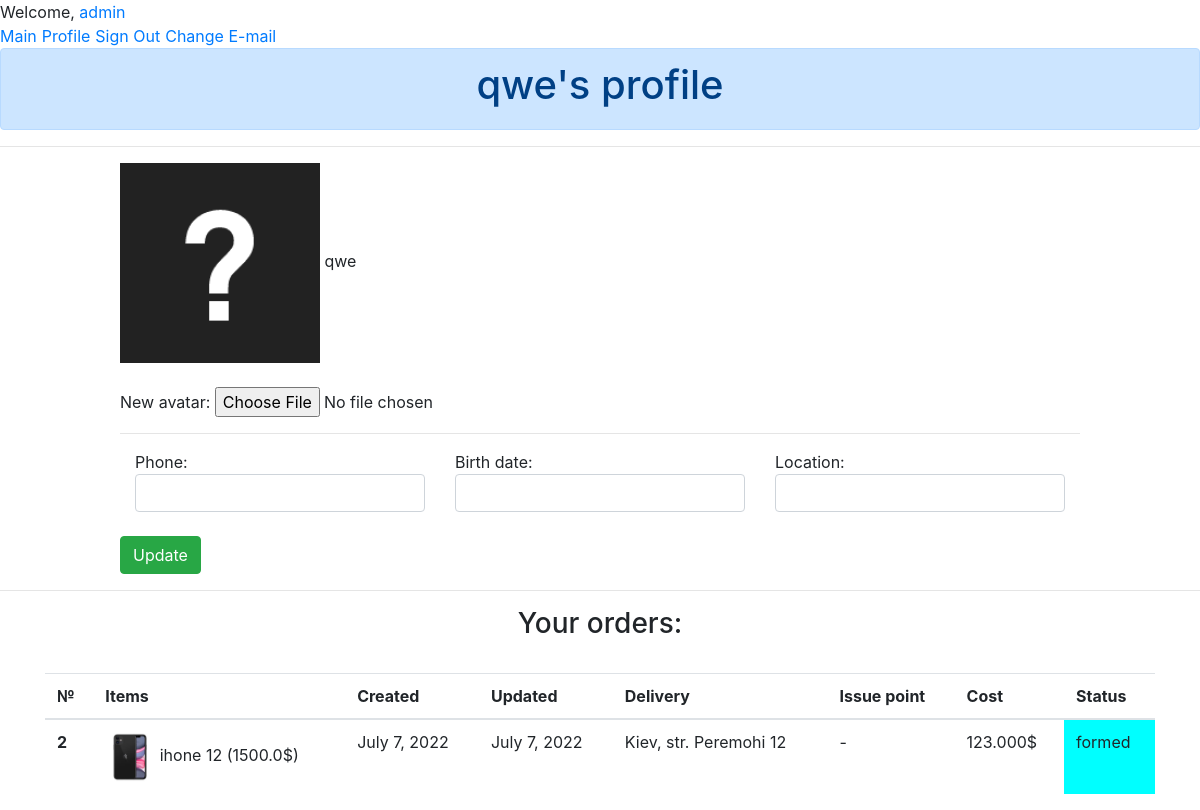
Page /user-profile/3/ (signed in) on the committed database.
### app/models.py (models this page shows, shortened)
class Profile(models.Model):
    user = models.OneToOneField(User, on_delete=models.CASCADE)
    phone = models.CharField(max_length=15, blank=True, null=True)
    location = models.CharField(max_length=30, blank=True, null=True)
    birth_date = models.DateField(blank=True, null=True)
    profile_pic = models.ImageField(null=True, blank=True, upload_to="profiles_images/",
                                    default="profiles_images/ava.png")

class Order(models.Model):
    allowed_statuses = Choices('formed', 'approved', 'done')
    allowed_issue_points = Choices('Kiev, str. Peremohi 12', 'Kharkiv, str. Klochkovskay 123')
    status = models.CharField(max_length=15, choices=allowed_statuses, default=allowed_statuses.formed)
    user = models.ForeignKey(User, on_delete=models.CASCADE)
    items = models.ManyToManyField(Item)
    created = models.DateField(auto_now_add=True)
    updated = models.DateField(auto_now=True)
    full_name = models.CharField(max_length=60)
    phone = models.CharField(max_length=15)
    issue_point = models.CharField(max_length=50, choices=allowed_issue_points, blank=True)
    delivery_address = models.CharField(max_length=50, blank=True)
    total_cost = models.DecimalField(max_digits=7, decimal_places=3)

class Item(models.Model):
    title = models.CharField(max_length=100)
    price = models.FloatField()
    category = models.ForeignKey('Category', on_delete=models.CASCADE)
    slug = models.SlugField()
    description = RichTextField()
    image = models.ImageField()

### app/views.py (the view)
# urls.py: path('user-profile/<int:pk>/', show_profile, name='user_profile'),
def show_profile(request, pk):
    profile = get_object_or_404(Profile, user_id=pk)
    user = get_object_or_404(User, id=pk)
    if request.user == user or request.user.is_superuser:
        orders = Order.objects.filter(user_id=pk)
        for i in orders:
            print(i.items)
        user_form = UserProfileForm()
        if request.method == 'POST':
            profile_form = AddProfileInfoForm(request.POST,request.FILES,instance=profile)
            print(request.POST)
            if profile_form.is_valid():
                profile_form.save()
                return redirect('user_profile', pk)
            else:
                print(profile_form.errors.as_data())  # here you print errors to terminal
        else:
            profile_form = AddProfileInfoForm(
                {
                    'phone': user.profile.phone,
                    'birth_date': user.profile.birth_date,
                    'location': user.profile.location
                })
        context = {
            'user_profile': profile,
            'orders': orders,
            'user': user,
            'title': f"{user.username}'s profile",
            'profile_form': profile_form,
            'user_form': user_form,
        }
        return render(request, 'app/profile.html', context=context)
    else:
        raise Http404("Access forbidden. You can't see another user's profile")

### app/forms.py
class AddProfileInfoForm(forms.ModelForm):
    class Meta:
        model = Profile
        fields = ['phone', 'birth_date', 'profile_pic','location']
        widgets = {
            'phone': forms.TextInput(attrs={'class': 'form-control'}),
            'birth_date': forms.DateInput(attrs={'class': 'form-control'}),
            'location': forms.TextInput(attrs={'class': 'form-control'}),
        }

class UserProfileForm(forms.Form):
    pass

### app/templates/app/profile.html (shortened to what this page needs)
{% extends 'base.html' %}
{% load static %}
{% block head_text %}
    <div class="alert alert-primary" role="alert">
        <h1 align="center">{{ user_profile.user.username }}'s profile</h1>
    </div>
{% endblock %}
{% block body %}
    <div class="profile_content">
        <img id="profile_img" src="{{ user_profile.profile_pic.url }}">
        {{ user_profile.user.username }}<br><br>
        <form method="post" enctype="multipart/form-data">
            New avatar: {{ profile_form.profile_pic }}
            <hr>
            <div class="container">
                <div class="row">
                    <div class="col-sm">
                        Phone: {{ profile_form.phone }}
                    </div>
                    <div class="col-sm">
                        Birth date: {{ profile_form.birth_date }}
                    </div>
                    <div class="col-sm">
                        Location: {{ profile_form.location }}
                    </div>
                </div>
                <br>
            </div>
            <button type="submit" class="btn btn-success">Update</button>
    </div>
    <hr>
    <div class="container">
        {% if orders %}
            <h3 align="center"> Your orders: </h3><br>
            <table class="table">
                <thead>
                <tr>
                    <th scope="col">№</th>
                    <th scope="col">Items</th>
                    <th scope="col">Created</th>
                    <th scope="col">Updated</th>
                    <th scope="col">Delivery</th>
                    <th scope="col">Issue point</th>
                    <th scope="col">Cost</th>
                    <th scope="col">Status</th>
                </tr>
                </thead>
                <tbody>
                {% for order in orders %}
                    <tr>
                        <th scope="row">{{ order.id }}</th>
                        <td>
                        {% for item in order.items.all %}
                            <img width="50" src="{{ item.image.url }}">
                            {{ item.title }} ({{ item.price }}$)<br>
                         {% endfor %}
                        </td>
                        <td>{{ order.created }}</td>
                        <td>{{ order.updated }}</td>
                        <td>{{ order.issue_point }}</td>
                        <td>{{ order.delivery_address }}</td>
                        <td>{{ order.total_cost }}$</td>
                        {% if order.status == 'done' %}
                            <td bgcolor="#adff2f">{{ order.status }}</td>
                        {% else %}
                            <td bgcolor="aqua">{{ order.status }}</td>
                        {% endif %}
                    </tr>
                {% endfor %}
                </tbody>
            </table>
        {% else %}
            <h1 align="center">No orders </h1>
        {% endif %}
    </div>
{% endblock %}

### app/templates/base.html (shortened to what this page needs)
{% load static %}
{% load bootstrap4 %}
{% bootstrap_css %}
<!DOCTYPE html>
<html lang="en">
{% block head %}
    <head>
        <link href="{% static 'app/css/main.css' %}" rel="stylesheet">
        <link href="{% static 'app/css/comments.css' %}" rel="stylesheet">
    </head>
    <ul>
        {% if user.is_authenticated %}
            Welcome, <a href="{% url 'user_profile' request.user.id %}"> {{ request.user.username }}</a> <br>
            <li><a href="{% url 'main' %}">Main</a></li>
            <li><a href="{% url 'user_profile' request.user.id %}">Profile</a></li>
            <li><a href="{% url 'account_logout' %}">Sign Out</a></li>
            <li><a href="{% url 'account_email' %}">Change E-mail</a></li>
        {% else %}
            <li><a href="{% url 'main' %}">Main</a></li>
            <li><a href="{% url 'account_signup' %}">Sign Up</a></li>
            <li><a href="{% url 'account_login' %}">Sign In</a></li>
        {% endif %}
        <br>
    </ul>
    <body>
{% endblock %}
{% block head_text %}
{% endblock %}
<hr>
{% block body %}
{% endblock %}
</body>
</html>

### app/static/app/css/main.css (style rules this page uses)
#profile_img { width: 200px; height: 200px; }
.profile_content { margin-left: 10%; margin-right: 10%; }
ul { list-style: none; margin: 0; padding-left: 0; }
a { text-decoration: none; }
li { float: left; margin-right: 5px; }

### rows in the picture
Profile: user.username "qwe", profile_pic (picture)
Order: id "2", created "July 7, 2022", updated "July 7, 2022", issue_point "Kiev, str. Peremohi 12", delivery_address "-", total_cost "123.000", status "formed"
Item: image (picture), title "ihone 12", price "1500.0"

### other values in the picture
{{ request.user.username }} "admin"
